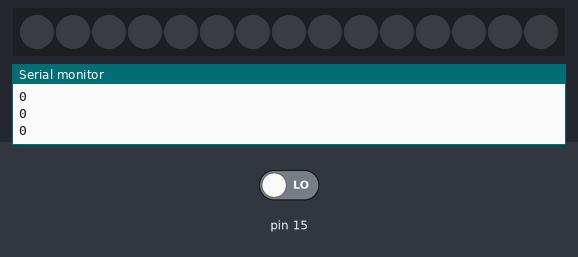
Bench run of a sketch on a simulated Arduino Uno, built with avr-gcc and run on an emulated ATmega328P. On the bench: 15 RGB LEDs in strip order, left to right, the last lines printed to the serial monitor. The test bench sets the inputs (shaded band); at power-on: pin 15 LOW.

Above: at 1.2 s.
1.3 s: pin 15 driven HIGH
At 1.63 s:
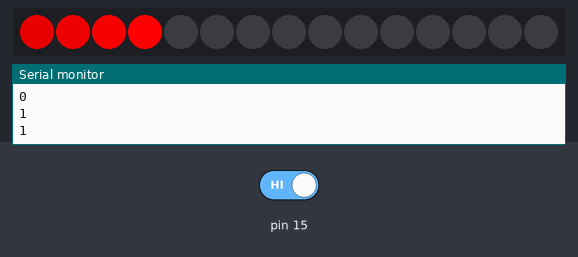
3.7 s: pin 15 driven LOW
At 3.89 s:
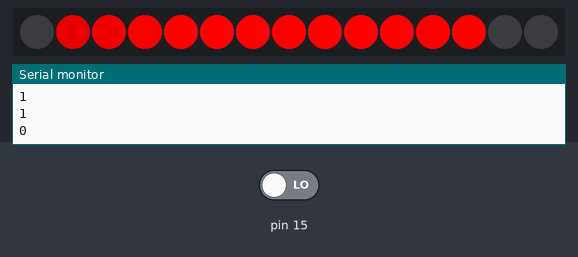
5.2 s: pin 15 driven HIGH
At 8.9 s:
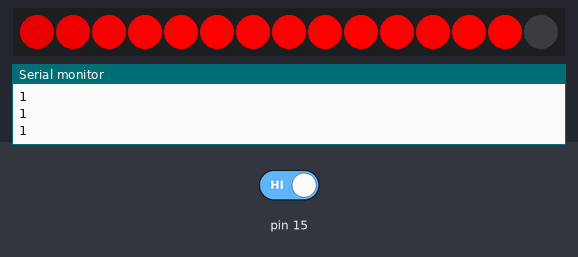
Timing chart, 0 to 10.4 s (numbered marks = the images above; inputs shaded):
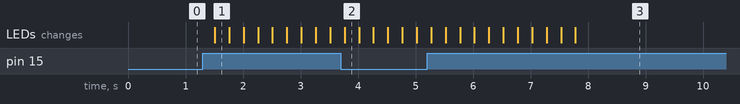

Measured:
- after the input at 1.3 s, the LEDs: change after 0.21 s (image 1)

The sketch:

test-simultaneousBlink-gradient.ino
```cpp
#include <FastLED.h>

// How many leds in your strip?
#define NUM_LEDS 15
#define DATA_PIN 13
// gpio13 = led
// gpio15 = sensor


// Define the array of leds
CRGB leds[NUM_LEDS];


void setup() {
  pinMode(15, INPUT);
  FastLED.addLeds<NEOPIXEL, DATA_PIN>(leds, NUM_LEDS);  // GRB ordering is assumed
  Serial.begin(9600);
}


/*if numberOfNotebok == 10 {
  punta ka sa kabilang building;
}

else {
  stay ka lang dito;
  if numberOfNotebook == 9{
    punta ka sa annex building;
  }
  else {
    stay ka dito;
  }

}*/
int FADE = 10;

int checkIBR(int ibr_return){

  if (ibr_return == 50) {
      ibr_return -= FADE;
      return ibr_return;
  }
  else if (ibr_return == 25) {
     ibr_return -= FADE;
     return ibr_return;
  }
  else {
      ibr_return = 0;
      return ibr_return;
  }
}
int checkIBG(int ibg_return){
  if (ibg_return == 50) {
      ibg_return -= FADE;
      return ibg_return;
  }
  else if (ibg_return == 25) {
     ibg_return -= FADE;
     return ibg_return;
  }
}
int checkIBB(int ibb_return){
  if (ibb_return == 50) {
      ibb_return = ibb_return - FADE;
      return ibb_return;
  }
  else if (ibb_return == 25) {
     ibb_return -= FADE;
     return ibb_return;
  }
  else {
      ibb_return = 0;
      return ibb_return;
  }
}


void loop() {

    int IBR;// = 100;
    int IBG;// = 0;
    int IBB;// = 100;
    int FADE= 25;
    int k = 0;


    if (digitalRead(15) == 1) {

      IBR = 250;
      IBG = 0;
      IBB = 50;
      //FADE = 10;


      for(int index = 3; index >=0;){
        leds[index] = CRGB(IBR, 0, 0);
        index--;
        IBR -= FADE;
      }
      //leds[0] = CRGB(5.1, 0,0);
      //leds[1] = CRGB(0,0,20.1);
      //leds[2] = CRGB(30.5,0,0);
      //leds[3] = CRGB(0,40.1,0);

      k = 0;

      FastLED.show();
      Serial.println(digitalRead(15));
    }

    else {
      leds[0] = CRGB(0, 0, 0);
      FastLED.show();
    }

      //leds[0].setRGB(checkIBR(IBR), 0, checkIBB(IBB));
      /*if(IBR == 50 || IBB == 50){

      }

      //IBR = checkIBR(IBR);
      //IBG = checkIBG(IBG);
      //IBB = checkIBB(IBB);

     // here put pogi()
      */
      //leds[0] = CRGB(0, 0, 0);

    Serial.println(digitalRead(15));


    delay(250);


    for(int i = NUM_LEDS+1; i >= 0; i--) {
      //leds[i+NUM_LEDS] = leds[i].setRGB(50-FADE, 0, 50-FADE);
      //FastLED.show();
      leds[i-3] = leds[i-4];


      //FastLED.show(i);
    }


}


// pogi(here)
 /*
      else if (IBG >= 0) {
        IBG = IBG - FADE;
      }
      else if (IBG != 0) {
        IBG = 0;
      }
      else if (IBR >= 0) {
        IBB = IBB - FADE;
      }
      else if (IBR != 0) {
        IBB = 0;
      }
      */
```
